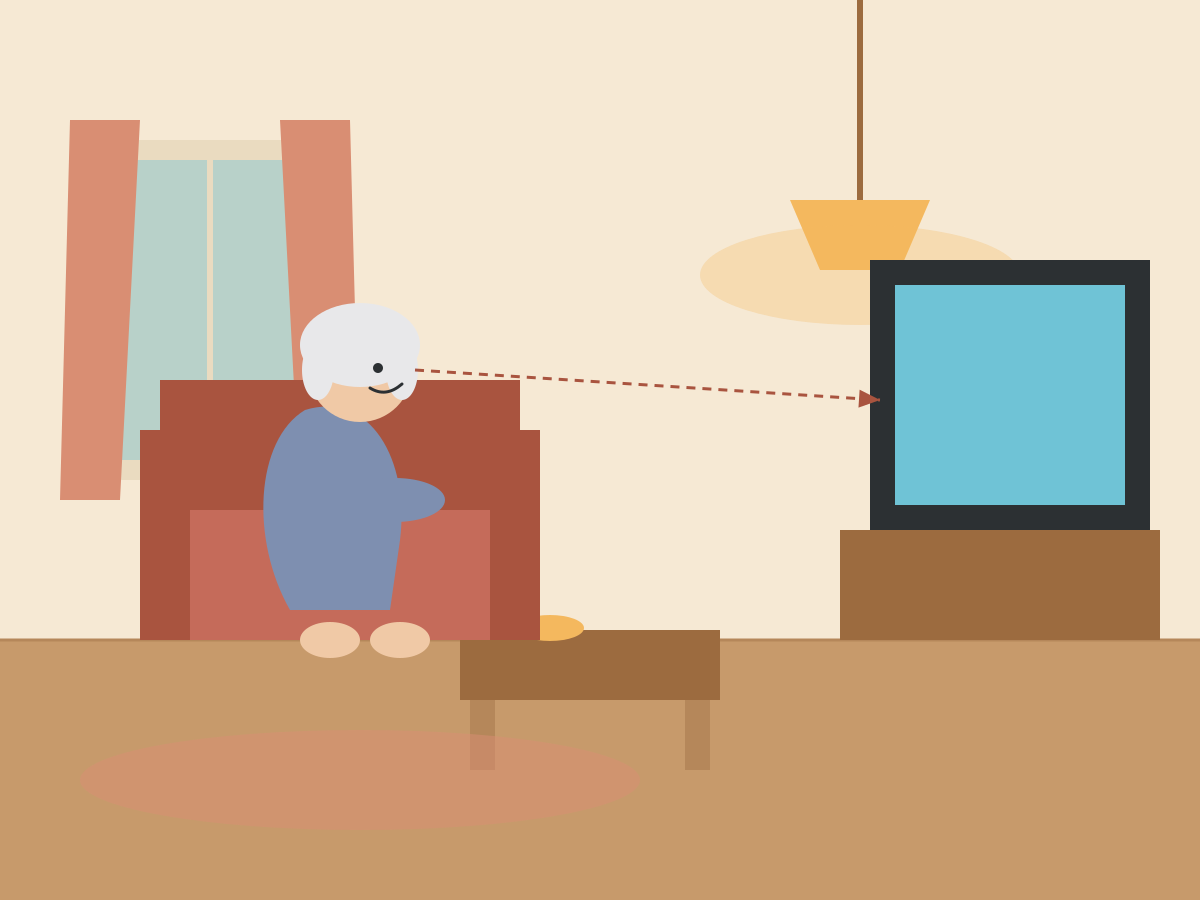

Write Python code to recreate this figure.
import sys

import matplotlib.pyplot as plt
from matplotlib.patches import Circle, Ellipse, Polygon, Rectangle, FancyArrowPatch

output_path = sys.argv[1]

fig, ax = plt.subplots(figsize=(12, 9), dpi=100)
ax.set_xlim(0, 12)
ax.set_ylim(0, 9)
ax.set_aspect("equal")
ax.axis("off")

WALL = "#f6e9d4"
FLOOR = "#c79a6b"
FLOORD = "#b5875a"
SOFA = "#c56b5a"
SOFAD = "#a9543f"
TV = "#2c3033"
TVSC = "#6fc3d6"
WOOD = "#9c6b3f"
SKIN = "#f0c9a6"
HAIR = "#e8e8ea"
CLOTH = "#7e8fb0"
WARM = "#f4b85e"
CURT = "#d98e73"

ax.add_patch(Rectangle((0, 0), 12, 9, color=WALL))
ax.add_patch(Rectangle((0, 0), 12, 2.6, color=FLOOR))
ax.plot([0, 12], [2.6, 2.6], color=FLOORD, lw=2)

# window + curtains
ax.add_patch(Rectangle((0.8, 4.2), 2.6, 3.4, color="#eadbc0"))
ax.add_patch(Rectangle((1.0, 4.4), 2.2, 3.0, color=TVSC, alpha=0.4))
ax.plot([2.1, 2.1], [4.4, 7.4], color="#eadbc0", lw=3)
ax.add_patch(Polygon([(0.7, 4.0), (1.4, 4.0), (1.2, 7.8), (0.6, 7.8)], color=CURT))
ax.add_patch(Polygon([(3.5, 4.0), (2.8, 4.0), (3.0, 7.8), (3.6, 7.8)], color=CURT))

# ceiling lamp
ax.plot([8.6, 8.6], [9.0, 7.7], color=WOOD, lw=3)
ax.add_patch(Polygon([(7.9, 7.0), (9.3, 7.0), (9.0, 7.7), (8.2, 7.7)], color=WARM))
ax.add_patch(Ellipse((8.6, 6.95), 3.2, 1.0, color=WARM, alpha=0.3))

# TV cabinet + tv
ax.add_patch(Rectangle((8.4, 2.6), 3.2, 1.1, color=WOOD))
ax.add_patch(Rectangle((8.7, 3.7), 2.8, 2.7, color=TV))
ax.add_patch(Rectangle((8.95, 3.95), 2.3, 2.2, color=TVSC))
ax.add_patch(Rectangle((9.2, 4.2), 0.8, 1.7, color=TVSC, alpha=0.6))

# coffee table
ax.add_patch(Rectangle((4.6, 2.0), 2.6, 0.7, color=WOOD))
ax.add_patch(Rectangle((4.7, 1.3), 0.25, 0.7, color=FLOORD))
ax.add_patch(Rectangle((6.85, 1.3), 0.25, 0.7, color=FLOORD))
ax.add_patch(Ellipse((5.5, 2.78), 0.6, 0.22, color=WARM))

# sofa
ax.add_patch(Rectangle((1.6, 2.6), 3.6, 2.6, color=SOFAD))
ax.add_patch(Rectangle((1.6, 2.6), 3.6, 1.7, color=SOFA))
ax.add_patch(Rectangle((1.4, 2.6), 0.5, 2.1, color=SOFAD))
ax.add_patch(Rectangle((4.9, 2.6), 0.5, 2.1, color=SOFAD))

# grandma
ax.add_patch(Polygon([(2.9, 2.9), (2.5, 4.2), (3.05, 4.9), (3.9, 4.6), (3.9, 2.9)], color=CLOTH))
ax.add_patch(Circle((3.6, 5.3), 0.52, color=SKIN))
ax.add_patch(Ellipse((3.6, 5.6), 1.2, 0.84, color=HAIR))
ax.add_patch(Ellipse((3.18, 5.3), 0.32, 0.6, color=HAIR))
ax.add_patch(Ellipse((4.02, 5.3), 0.32, 0.6, color=HAIR))
ax.add_patch(Circle((3.78, 5.32), 0.05, color=TV))
ax.plot([3.7, 3.86, 4.02], [5.1, 5.0, 5.16], color=TV, lw=2)
ax.add_patch(Ellipse((3.95, 4.0), 1.0, 0.44, color=CLOTH))
ax.add_patch(Ellipse((3.3, 2.6), 0.6, 0.36, color=SKIN))
ax.add_patch(Ellipse((4.0, 2.6), 0.6, 0.36, color=SKIN))

# gaze toward TV
ax.add_patch(FancyArrowPatch((4.15, 5.3), (9.0, 5.0), arrowstyle="-|>",
                             mutation_scale=18, color=SOFAD, ls=(0, (4, 3)), lw=1.5))

# rug
ax.add_patch(Ellipse((3.6, 1.2), 5.6, 1.0, color=CURT, alpha=0.5))

plt.subplots_adjust(left=0, right=1, top=1, bottom=0)
fig.savefig(output_path, facecolor=WALL)
